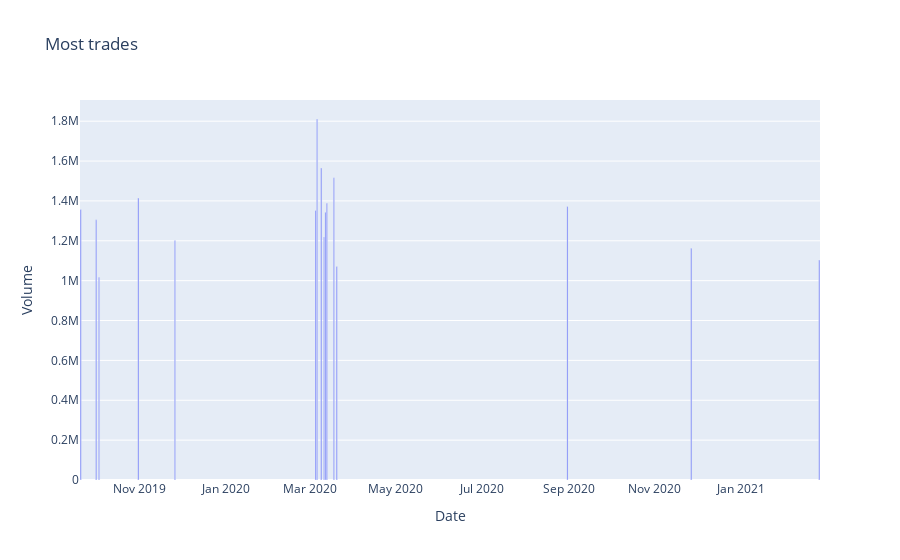

Write notebook code for a chart like this one.
### Code cell
vol = ds.query("Volume >=1000000")
figure = px.bar(vol, x=vol["Date"], y = vol["Volume"], title="Most trades")
figure.show()

### Figure 1 — Plotly figure (JSON) as saved in the notebook; plotly's stock layout.template omitted (floating-point values rounded to 4 significant figures)
{"data": [{"alignmentgroup": "True", "hovertemplate": "Date=%{x}<br>Volume=%{y}<extra></extra>", "legendgroup": "", "marker": {"color": "#636efa", "pattern": {"shape": ""}}, "name": "", "offsetgroup": "", "orientation": "v", "showlegend": false, "textposition": "auto", "type": "bar", "x": ["2019-09-20", "2019-10-01", "2019-10-03", "2019-10-31", "2019-11-26", "2020-03-05", "2020-03-06", "2020-03-09", "2020-03-11", "2020-03-12", "2020-03-13", "2020-03-18", "2020-03-20", "2020-08-31", "2020-11-27", "2021-02-26"], "xaxis": "x", "y": [1356800, 1305400, 1017500, 1414800, 1201300, 1352500, 1811000, 1565500, 1218500, 1343500, 1388000, 1516600, 1071500, 1371800, 1162400, 1103600], "yaxis": "y"}], "layout": {"barmode": "relative", "legend": {"tracegroupgap": 0}, "title": {"text": "Most trades"}, "xaxis": {"anchor": "y", "domain": [0, 1], "title": {"text": "Date"}}, "yaxis": {"anchor": "x", "domain": [0, 1], "title": {"text": "Volume"}}}}
